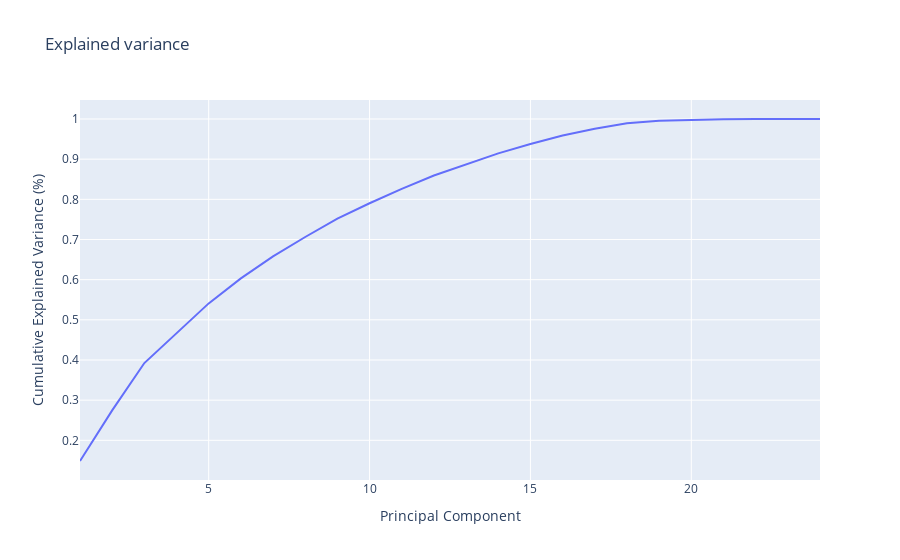

Source (notebook cell):
### Markdown cell above
# Feature Selection

1. Raw Features
    1. Could do Pearson feature selection variant; instead of features with highest correlation to Y, features with most variance, then remove features with collinearity > some threshold
1. PCA

### Code cell
''' PCA '''

# Instantiate transformer
pca = PCA(random_state=42)

# Transform data with pa
pca_component_data = pca.fit_transform(scaled_data_df)

print('Total variance:', scaled_data_df.var().sum())
print(f'Singular values:\n', pca.singular_values_)
print(f'Explained variance:\n', pca.explained_variance_.round(5))
print(f'Ratio:\n', pca.explained_variance_ratio_.round(3))
print(pca.feature_names_in_)

# Create horizontal bar chart of explained variance
fig = px.line(
    x=[i + 1 for i in range(len(pca.explained_variance_ratio_))],
    y=pca.explained_variance_ratio_.cumsum(),
    title="Explained variance"
)
fig.update_layout(xaxis_title="Principal Component", yaxis_title="Cumulative Explained Variance (%)")
fig.show()

### Figure 1 — Plotly figure (JSON) as saved in the notebook; plotly's stock layout.template omitted (floating-point values rounded to 4 significant figures)
{"data": [{"hovertemplate": "x=%{x}<br>y=%{y}<extra></extra>", "legendgroup": "", "line": {"color": "#636efa", "dash": "solid"}, "marker": {"symbol": "circle"}, "mode": "lines", "name": "", "orientation": "v", "showlegend": false, "type": "scatter", "x": [1, 2, 3, 4, 5, 6, 7, 8, 9, 10, 11, 12, 13, 14, 15, 16, 17, 18, 19, 20, 21, 22, 23, 24], "xaxis": "x", "y": [0.1485, 0.2746, 0.3924, 0.4673, 0.5409, 0.6031, 0.6579, 0.7062, 0.752, 0.7903, 0.8259, 0.8592, 0.8875, 0.9143, 0.9376, 0.9587, 0.9755, 0.9894, 0.9955, 0.9978, 0.9992, 0.9998, 1.0, 1.0], "yaxis": "y"}], "layout": {"legend": {"tracegroupgap": 0}, "title": {"text": "Explained variance"}, "xaxis": {"anchor": "y", "domain": [0, 1], "title": {"text": "Principal Component"}}, "yaxis": {"anchor": "x", "domain": [0, 1], "title": {"text": "Cumulative Explained Variance (%)"}}}}
